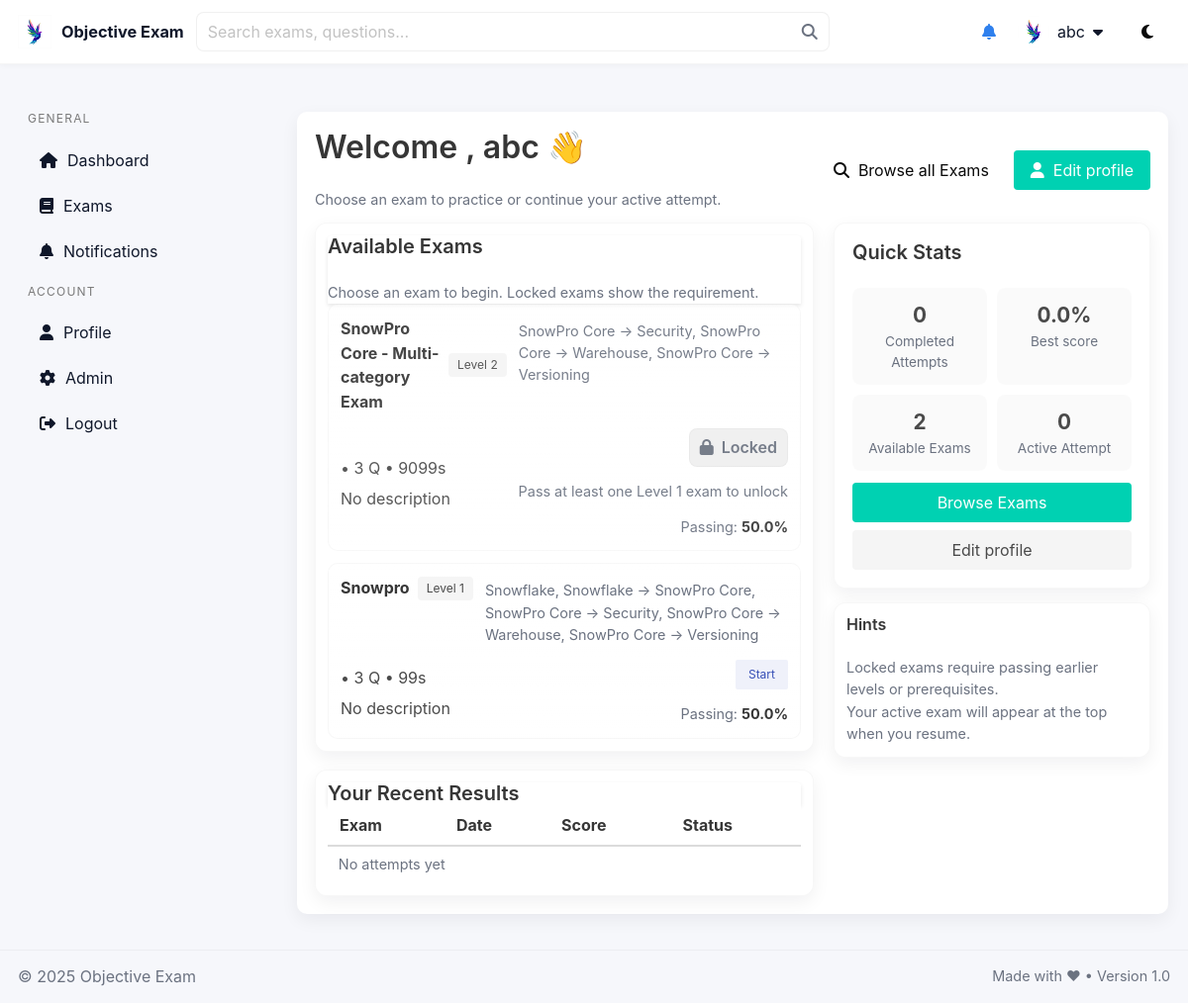
The app's page /quiz/dashboard/student/ (signed in), older data.
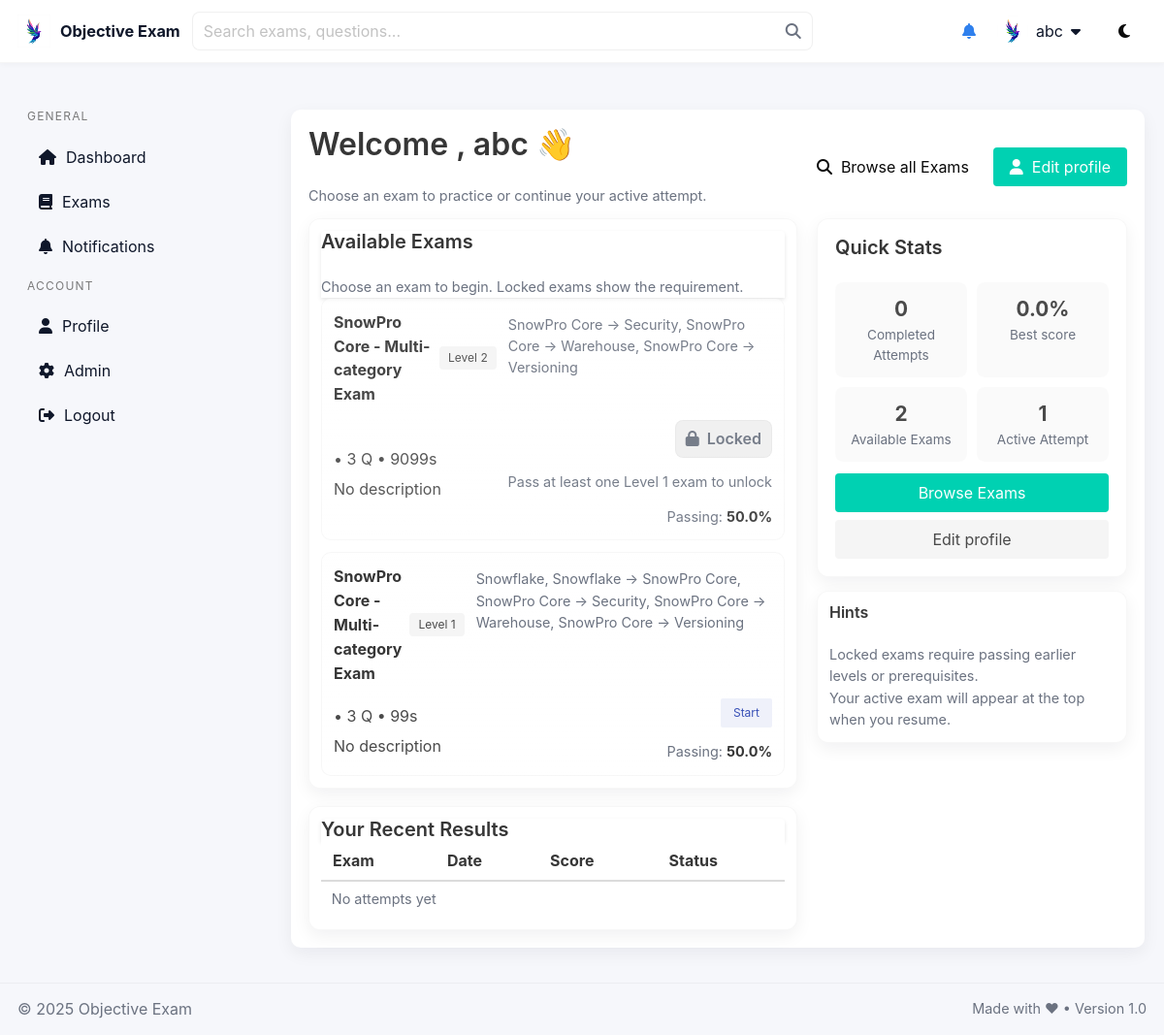
The same page, newer data.
### quiz/models.py (models this page shows, shortened)
class Exam(models.Model):
    title = models.CharField(max_length=255)
    category = models.ForeignKey(Category, on_delete=models.SET_NULL, null=True, blank=True)
    categories = models.ManyToManyField(Category, blank=True, related_name='exams')
    question_count = models.PositiveIntegerField(default=10)
    duration_seconds = models.PositiveIntegerField()
    is_published = models.BooleanField(default=False)
    level = models.PositiveIntegerField(
        default=1,
        help_text='Progression level for this exam (1 = beginner).'
    )
    passing_score = models.FloatField(
        default=50.0,
        help_text='Percentage required to pass (0-100).'
    )
    prerequisite_exams = models.ManyToManyField(
        'self',
        blank=True,
        symmetrical=False,
        related_name='dependent_exams',
        help_text='If set, user must pass these exams before taking this exam.'
    )

class Category(models.Model):
    name = models.CharField(max_length=200)
    slug = models.SlugField(unique=True)
    parent = models.ForeignKey('self', null=True, blank=True, related_name='children', on_delete=models.CASCADE)
    def __str__(self):
        return (self.parent.name + ' -> ' if self.parent else '') + self.name

### quiz/views.py (the view)
# urls.py: path("dashboard/student/", views.student_dashboard, name="student_dashboard"),
@login_required
def student_dashboard(request):
    exams = Exam.objects.filter(is_published=True).order_by('title')
    active_attempt = UserExam.objects.filter(user=request.user, submitted_at__isnull=True).order_by('-started_at').first()
    recent_attempts = UserExam.objects.filter(user=request.user, submitted_at__isnull=False).select_related('exam').order_by('-submitted_at')[:8]
    attempted_count = UserExam.objects.filter(user=request.user, submitted_at__isnull=False).count()
    from django.db.models import Max
    best_score_val = UserExam.objects.filter(user=request.user, submitted_at__isnull=False).aggregate(best=Max('score'))['best'] or 0.0
    exam_items = []
    for e in exams:
        locked = False
        reason = None
        prereqs = list(getattr(e, 'prerequisite_exams', []).all()) if hasattr(e, 'prerequisite_exams') else []
        if prereqs:
            missing = [p for p in prereqs if not _user_passed_exam(request.user, p)]
            if missing:
                locked = True
                reason = 'Pass: ' + ', '.join([m.title for m in missing])
        elif getattr(e, 'level', None) and e.level > 1:
            prev_level = e.level - 1
            passed_prev = UserExam.objects.filter(user=request.user, exam__level=prev_level, passed=True).exists()
            if not passed_prev:
                locked = True
                reason = f'Pass at least one Level {prev_level} exam to unlock'
        exam_items.append({'exam': e, 'locked': locked, 'reason': reason})
    context = {
        'exams': exams,
        'active_attempt': active_attempt,
        'recent_attempts': recent_attempts,
        'attempted_count': attempted_count,
        'best_score': round(best_score_val, 2),
        'exam_items': exam_items,
    }
    return render(request, 'quiz/student_dashboard.html', context)

### quiz/context_processors.py (called while the page is built)
def unread_notifications_count(request):
    if not request.user.is_authenticated:
        return {'unread_count': 0}
    qs = Notification.objects.order_by('-created_at')
    visible = [n for n in qs if (not n.users.exists()) or (request.user in n.users.all())]
    count = sum(1 for n in visible if n.unread_for(request.user))
    return {'unread_count': count}

### templates/quiz/student_dashboard.html (shortened to what the changed rows need)
{% extends 'quiz/base.html' %}
{% block content %}
<section class="page-top">
  <div class="level">
    <div class="level-left">
      <div>
        <h1 class="title is-3">Welcome , {{ user.first_name|default:user.username }} 👋</h1>
      </div>
    </div>
  </div>
</section>
<div class="grid-dashboard">
  <div class="left-col">
    <div class="card card-surface">
      <div class="card-body">
        <div class="exams-grid">
          {% for item in exam_items %}
            {% with e=item.exam %}
            <article class="exam-card {% if item.locked %}locked{% endif %}">
              <div class="exam-meta">
                <div class="exam-title">
                  <strong>{{ e.title }}</strong>
                  <span class="tag is-light is-small">Level {{ e.level|default:"-" }}</span>
                </div>
                <div class="exam-sub">
                  {% if e.categories.all|length %}
                    {{ e.categories.all|join:", " }}
                  {% else %}
                    {% if e.category %}
                      {{ e.category.name }}
                    {% else %}
                      General
                    {% endif %}
                  {% endif %}
                </div>
              </div>
              <div class="exam-body">
                <div class="exam-info">
                  <div class="muted">• {{ e.question_count }} Q • {{ e.duration_seconds }}s</div>
                  <div class="muted" style="margin-top:6px;">{{ e.description|default:"No description" }}</div>
                </div>
                <div class="exam-actions">
                  {% if item.locked %}
                    <span class="lock-badge"><i class="fa fa-lock"></i> Locked</span>
                    <div class="muted small-muted" style="margin-top:6px;">{{ item.reason }}</div>
                  {% else %}
                    <a class="button is-link is-light is-small" href="{% url 'quiz:exam_start' e.id %}">Start</a>
                  {% endif %}
                  {% if e.passing_score %}
                    <div class="passing">Passing: <strong>{{ e.passing_score }}%</strong></div>
                  {% endif %}
                </div>
              </div>
            </article>
            {% endwith %}
          {% empty %}
            <div class="small-muted">No exams available.</div>
          {% endfor %}
        </div>
      </div>
    </div>
    <div class="card card-surface" style="margin-top:18px;">
      <div class="card-body">
        <table class="table is-fullwidth is-striped">
          <thead><tr><th>Exam</th><th>Date</th><th>Score</th><th>Status</th></tr></thead>
        </table>
      </div>
    </div>
  </div>
  <aside class="right-col">
    <div class="card card-surface stats-overview">
      <div class="stats-grid">
        <div class="stat-item">
          <div class="stat-value">{% if active_attempt %}1{% else %}0{% endif %}</div>
          <div class="stat-label">Active Attempt</div>
        </div>
      </div>
    </div>
  </aside>
</div>
{% endblock %}

Row changes from the older to the newer data that the page shows:
changed Exam (number 2 of 2 on the later page): exam "Snowpro" → "SnowPro Core - Multi-category Exam"
Text that changed along with them:
text no longer shown: "0"
text now shown: "1"
